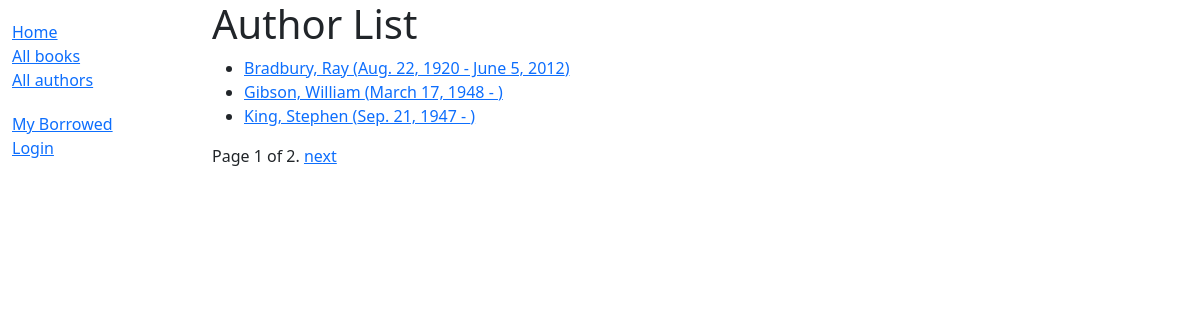
Screenshot of /catalog/authors/ with the database file from the repository.
### catalog/models.py (models this page shows)
class Author(models.Model):
    first_name = models.CharField(max_length=100)
    last_name = models.CharField(max_length=100)
    date_of_birth = models.DateField(null=True, blank=True)
    date_of_death = models.DateField('died', null=True, blank=True)
    class Meta:
        ordering = ['last_name', 'first_name']
    def get_absolute_url(self):
        return reverse('author-detail', args=[str(self.id)])
    def __str__(self):
        return f'{self.last_name}, {self.first_name}'
    def display_date(self):
        dt_of_birth = self.date_of_birth
        dt_of_death = self.date_of_death
        if dt_of_birth:
            dt = date.fromisoformat(dt_of_birth.isoformat())
            if len(calendar.month_name[dt.month]) <= 5:
                dt_of_birth = dt.strftime('%B %-d, %Y')
            else:
                dt_of_birth = dt.strftime('%b. %-d, %Y')
        else:
            dt_of_birth = ''
        if dt_of_death:
            dt = date.fromisoformat(dt_of_death.isoformat())
            if len(calendar.month_name[dt.month]) <= 5:
                dt_of_death = dt.strftime('%B %-d, %Y')
            else:
                dt_of_death = dt.strftime('%b. %-d, %Y')
        else:
            dt_of_death = ''
        return f'{dt_of_birth} - {dt_of_death}'

### catalog/views.py (the view)
# urls.py: path('authors/', views.AuthorListView.as_view(), name='authors'),
class AuthorListView(generic.ListView):
    model = Author
    context_object_name = 'author_list'
    template_name = 'catalog/author_list.html'
    paginate_by = 3

### catalog/templates/catalog/author_list.html
{% extends "base_generic.html" %}
{% block content %}
  <h1>Author List</h1>
  {% if author_list %}
    <ul>
      {% for author in author_list %}
      <li>
        <a href="{{ author.get_absolute_url }}">{{ author }} ({{ author.display_date }})</a>
      </li>
      {% endfor %}
    </ul>
  {% else %}
    <p>There are no authors</p>
  {% endif %}
{% endblock %}

### rows the page displays
Author: last_name+first_name "Bradbury, Ray", display_date "Aug. 22, 1920 - June 5, 2012"
Author: last_name+first_name "Gibson, William", display_date "March 17, 1948 -"
Author: last_name+first_name "King, Stephen", display_date "Sep. 21, 1947 -"

### other values shown
{{ page_obj.number }} "1"
{{ page_obj.paginator.num_pages }} "2"
